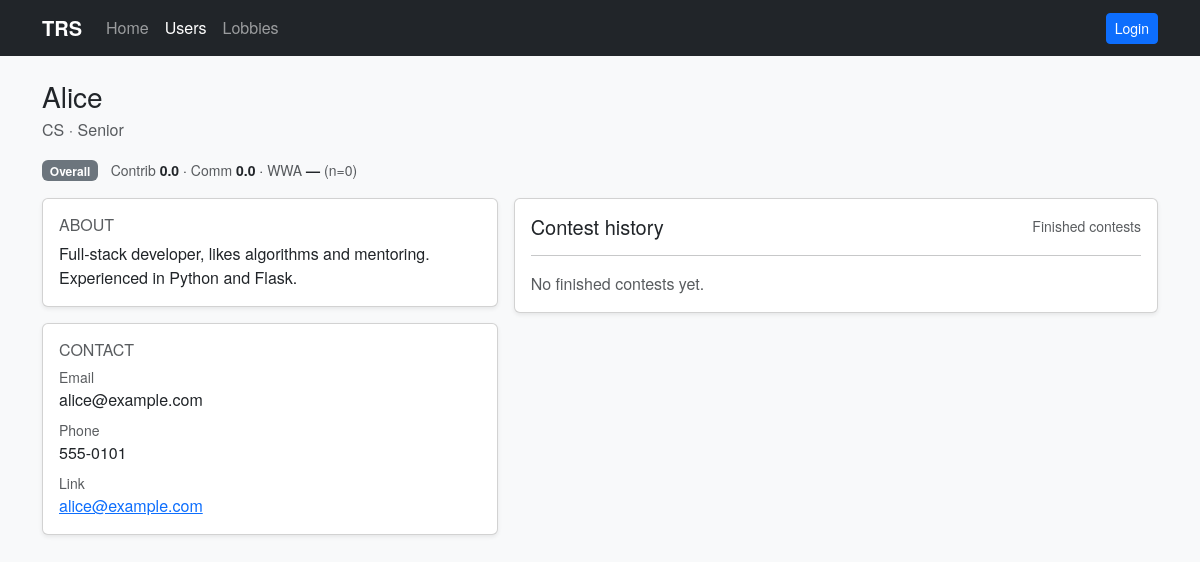
The page /users/1 on the database as committed earlier.
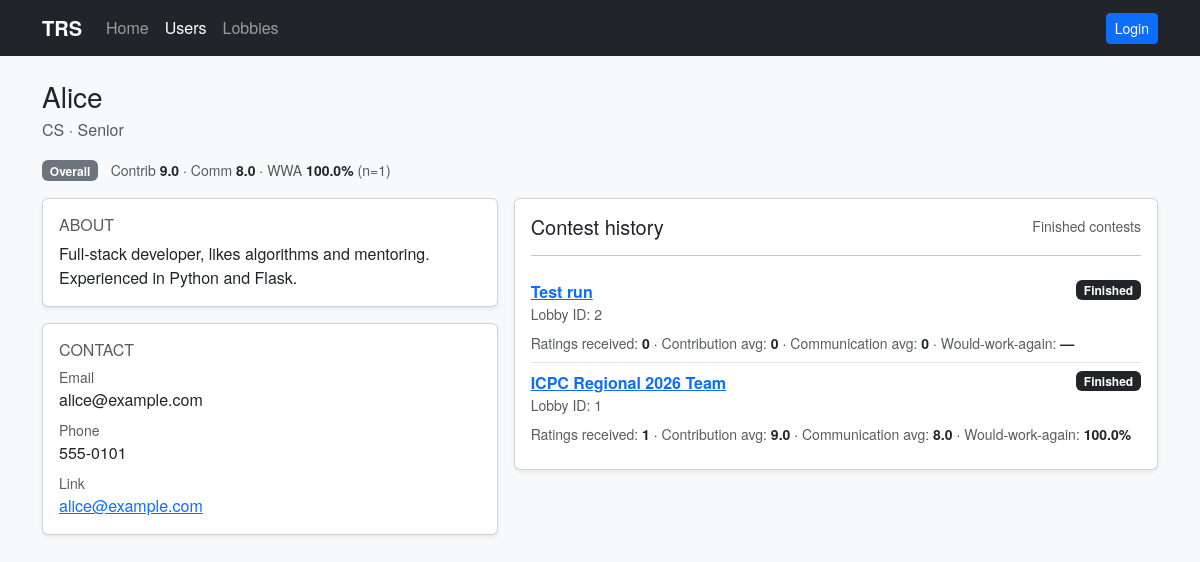
The same page on the database as committed later.
### models.py (models this page shows, shortened)
class Lobby(db.Model):
    id = db.Column(db.Integer, primary_key=True)
    title = db.Column(db.String(200), nullable=False)
    contest_link = db.Column(db.String(500))
    leader_id = db.Column(db.Integer)
    finished = db.Column(db.Boolean, default=False)
    finished_at = db.Column(db.DateTime)
    created_at = db.Column(db.DateTime, default=datetime.utcnow)
    teams = db.relationship('Team', backref='lobby', cascade='all, delete-orphan')

### app.py (the view, shortened to what this page needs)
@app.route('/users/<int:user_id>', methods=['GET', 'POST'])
def user_profile(user_id):
    from models import User, Lobby, Team, TeamMember, Rating
    user = User.query.get_or_404(user_id)
    viewer = get_current_user()
    can_edit = viewer is not None and viewer.id == user.id
    history = []
    lobby_ids = (
        db.session.query(Team.lobby_id)
        .join(TeamMember, TeamMember.team_id == Team.id)
        .filter(TeamMember.user_id == user.id)
        .distinct()
        .all()
    )
    ids = [x[0] for x in lobby_ids]
    history_lobbies = (
        Lobby.query.filter(Lobby.id.in_(ids), Lobby.finished == True)
        .order_by(Lobby.finished_at.desc().nullslast(), Lobby.created_at.desc())
        .all()
    ) if ids else []
    for lobby in history_lobbies:
        ratings = (
            db.session.query(Rating)
            .join(Team, Rating.team_id == Team.id)
            .filter(Team.lobby_id == lobby.id)
            .filter(Rating.target_user_id == user.id)
            .all()
        )
        if ratings:
            contribution_avg = round(sum(r.contribution or 0 for r in ratings) / len(ratings), 2)
            communication_avg = round(sum(r.communication or 0 for r in ratings) / len(ratings), 2)
            would_work_again_ratio = sum(1 for r in ratings if r.would_work_again) / len(ratings)
        else:
            contribution_avg = 0
            communication_avg = 0
            would_work_again_ratio = None
        history.append(
            {
                'lobby': lobby,
                'rating_count': len(ratings),
                'contribution_avg': contribution_avg,
                'communication_avg': communication_avg,
                'would_work_again_ratio': would_work_again_ratio,
            }
        )
    overall_rep = user.reputation()
    return render_template('profile.html', user=user, can_edit=can_edit, history=history, overall_rep=overall_rep)

### app.py (called while the page is built)
def get_current_user():
    from models import User
    user_id = session.get('user_id')
    if not user_id:
        return None
    return User.query.get(user_id)

@app.context_processor
def inject_current_user():
    return {'current_user': get_current_user()}

### templates/profile.html (shortened to what the changed rows need)
{% extends 'base.html' %}
{% block content %}
  <div class="d-flex align-items-start justify-content-between gap-3 mb-3">
    <div class="w-100">
      <div class="d-flex align-items-start justify-content-between gap-2">
        <div class="editable-field">
          <h1 class="h3 mb-1">
            {{ user.name }}
          </h1>
        </div>
      </div>
      <div class="mt-3">
        <span class="ms-2 small">
          <span class="text-muted">Contrib</span> <span class="fw-semibold">{{ overall_rep.contribution_avg }}</span>
          · <span class="text-muted">Comm</span> <span class="fw-semibold">{{ overall_rep.communication_avg }}</span>
          · <span class="text-muted">WWA</span>
          <span class="fw-semibold">{% if overall_rep.would_work_again_ratio is none %}—{% else %}{{ (overall_rep.would_work_again_ratio * 100) | round(0) }}%{% endif %}</span>
          <span class="text-muted">(n={{ overall_rep.rating_count }})</span>
        </span>
      </div>
    </div>
  </div>
  <div class="row g-3">
    <div class="col-lg-5">
      <div class="card shadow-sm">
        <div class="card-body editable-field">
          <div class="d-flex align-items-center justify-content-between">
            <h2 class="h6 text-uppercase text-muted mb-0">About</h2>
          </div>
        </div>
      </div>
      <div class="card shadow-sm mt-3">
        <div class="card-body">
          <h2 class="h6 text-uppercase text-muted">Contact</h2>
        </div>
      </div>
    </div>
    <div class="col-lg-7">
      <div class="card shadow-sm">
        <div class="card-body">
          <div class="d-flex align-items-center justify-content-between">
            <h2 class="h5 mb-0">Contest history</h2>
            <span class="text-muted small">Finished contests</span>
          </div>
          <hr>
          {% if history and history|length %}
            <div class="list-group list-group-flush">
              {% for item in history %}
                <div class="list-group-item px-0">
                  <div class="d-flex justify-content-between align-items-start gap-2">
                    <div>
                      <div class="fw-semibold">
                        <a href="{{ url_for('lobby_detail', lobby_id=item.lobby.id) }}">{{ item.lobby.title }}</a>
                      </div>
                      <div class="text-muted small">Lobby ID: {{ item.lobby.id }}</div>
                    </div>
                    <span class="badge text-bg-dark">Finished</span>
                  </div>
                  <div class="mt-2 small">
                    <span class="text-muted">Ratings received:</span>
                    <span class="fw-semibold">{{ item.rating_count }}</span>
                    · <span class="text-muted">Contribution avg:</span> <span class="fw-semibold">{{ item.contribution_avg }}</span>
                    · <span class="text-muted">Communication avg:</span> <span class="fw-semibold">{{ item.communication_avg }}</span>
                    · <span class="text-muted">Would-work-again:</span>
                    <span class="fw-semibold">
                      {% if item.would_work_again_ratio is none %}—{% else %}{{ (item.would_work_again_ratio * 100) | round(0) }}%{% endif %}
                    </span>
                  </div>
                </div>
              {% endfor %}
            </div>
          {% else %}
            <div class="text-muted">No finished contests yet.</div>
          {% endif %}
        </div>
      </div>
    </div>
  </div>
{% endblock %}

Rows that differ between the two databases and show on the page:
added Lobby: lobby "Test run", lobby.id "2"
now on this page (row edited): Lobby: lobby "ICPC Regional 2026 Team", lobby.id "1"
Other text that changed with them:
{{ overall_rep.contribution_avg }}: "0.0" → "9.0"
{{ overall_rep.communication_avg }}: "0.0" → "8.0"
{{ (overall_rep.would_work_again_ratio * 100) | round(0) }}: (not shown) → "100.0"
{{ overall_rep.rating_count }}: "0" → "1"
text no longer shown: "— No finished contests yet."
new list line: "Lobby ID: Finished Ratings received: 0 · Contribution avg: 0 · Communication avg: 0 · Would-work-again: —"
new list line: "Lobby ID: Finished Ratings received: 1 · Contribution avg: 9.0 · Communication avg: 8.0 · Would-work-again: 100.0 %"
